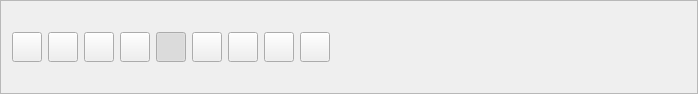
<?xml version="1.0" encoding="UTF-8"?>
<ui version="4.0">
 <class>LeftPanel</class>
 <widget class="QFrame" name="LeftPanel">
  <property name="geometry">
   <rect>
    <x>0</x>
    <y>0</y>
    <width>698</width>
    <height>94</height>
   </rect>
  </property>
  <property name="windowTitle">
   <string>Frame</string>
  </property>
  <property name="frameShape">
   <enum>QFrame::StyledPanel</enum>
  </property>
  <property name="frameShadow">
   <enum>QFrame::Raised</enum>
  </property>
  <layout class="QHBoxLayout" name="horizontalLayout">
   <item>
    <widget class="QToolButton" name="toolButton">
     <property name="minimumSize">
      <size>
       <width>30</width>
       <height>30</height>
      </size>
     </property>
     <property name="text">
      <string/>
     </property>
     <property name="checkable">
      <bool>true</bool>
     </property>
    </widget>
   </item>
   <item>
    <widget class="QToolButton" name="toolButton_2">
     <property name="minimumSize">
      <size>
       <width>30</width>
       <height>30</height>
      </size>
     </property>
     <property name="text">
      <string/>
     </property>
     <property name="checkable">
      <bool>true</bool>
     </property>
    </widget>
   </item>
   <item>
    <widget class="QToolButton" name="toolButton_3">
     <property name="minimumSize">
      <size>
       <width>30</width>
       <height>30</height>
      </size>
     </property>
     <property name="text">
      <string/>
     </property>
     <property name="checkable">
      <bool>true</bool>
     </property>
    </widget>
   </item>
   <item>
    <widget class="QToolButton" name="toolButton_4">
     <property name="minimumSize">
      <size>
       <width>30</width>
       <height>30</height>
      </size>
     </property>
     <property name="text">
      <string/>
     </property>
     <property name="checkable">
      <bool>true</bool>
     </property>
    </widget>
   </item>
   <item>
    <widget class="QToolButton" name="toolButton_5">
     <property name="minimumSize">
      <size>
       <width>30</width>
       <height>30</height>
      </size>
     </property>
     <property name="text">
      <string/>
     </property>
     <property name="checkable">
      <bool>true</bool>
     </property>
     <property name="checked">
      <bool>true</bool>
     </property>
    </widget>
   </item>
   <item>
    <widget class="QToolButton" name="toolButton_6">
     <property name="minimumSize">
      <size>
       <width>30</width>
       <height>30</height>
      </size>
     </property>
     <property name="text">
      <string/>
     </property>
     <property name="checkable">
      <bool>true</bool>
     </property>
    </widget>
   </item>
   <item>
    <widget class="QToolButton" name="toolButton_7">
     <property name="minimumSize">
      <size>
       <width>30</width>
       <height>30</height>
      </size>
     </property>
     <property name="text">
      <string/>
     </property>
     <property name="checkable">
      <bool>true</bool>
     </property>
    </widget>
   </item>
   <item>
    <widget class="QToolButton" name="toolButton_8">
     <property name="minimumSize">
      <size>
       <width>30</width>
       <height>30</height>
      </size>
     </property>
     <property name="text">
      <string/>
     </property>
     <property name="checkable">
      <bool>true</bool>
     </property>
    </widget>
   </item>
   <item>
    <widget class="QToolButton" name="toolButton_9">
     <property name="minimumSize">
      <size>
       <width>30</width>
       <height>30</height>
      </size>
     </property>
     <property name="text">
      <string/>
     </property>
     <property name="checkable">
      <bool>true</bool>
     </property>
    </widget>
   </item>
   <item>
    <spacer name="horizontalSpacer">
     <property name="orientation">
      <enum>Qt::Horizontal</enum>
     </property>
     <property name="sizeHint" stdset="0">
      <size>
       <width>40</width>
       <height>20</height>
      </size>
     </property>
    </spacer>
   </item>
   <item>
    <widget class="QWidget" name="widget" native="true"/>
   </item>
  </layout>
 </widget>
 <resources/>
 <connections/>
</ui>
